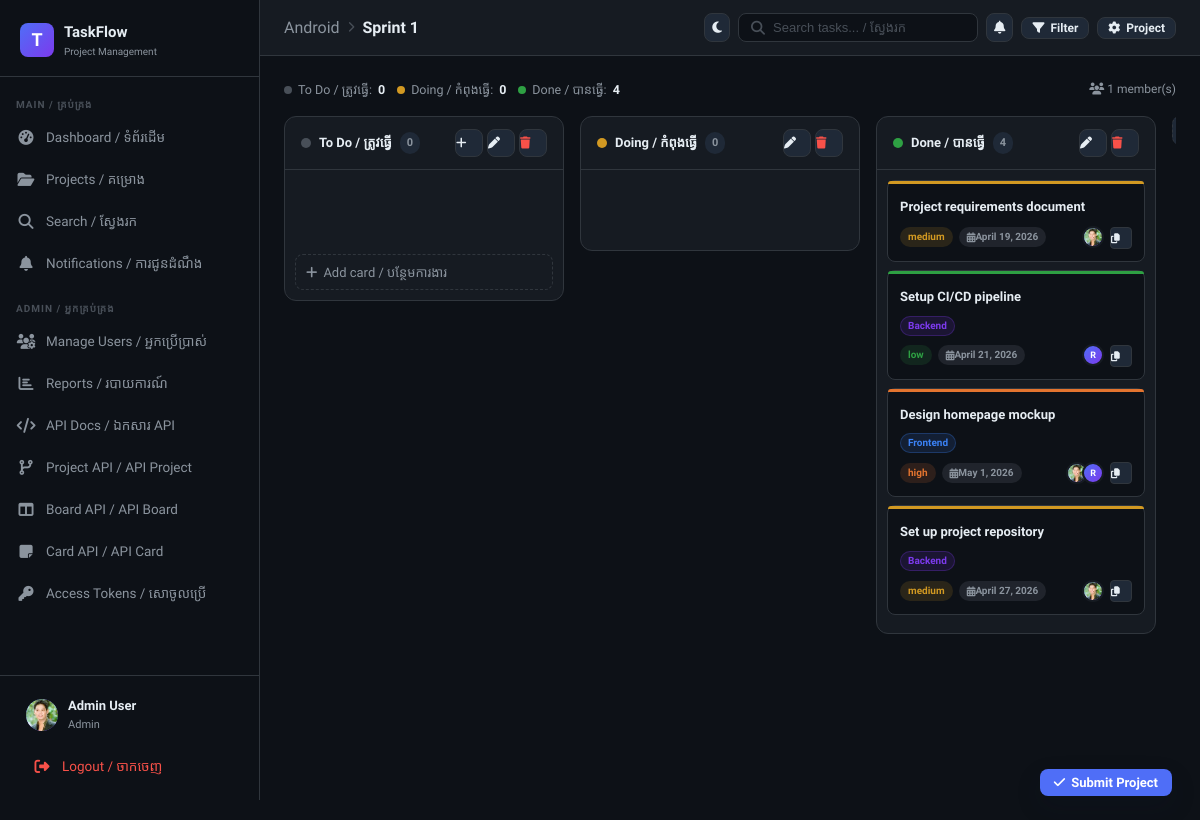
The app's page /projects/1/boards/1/ (signed in), older data.
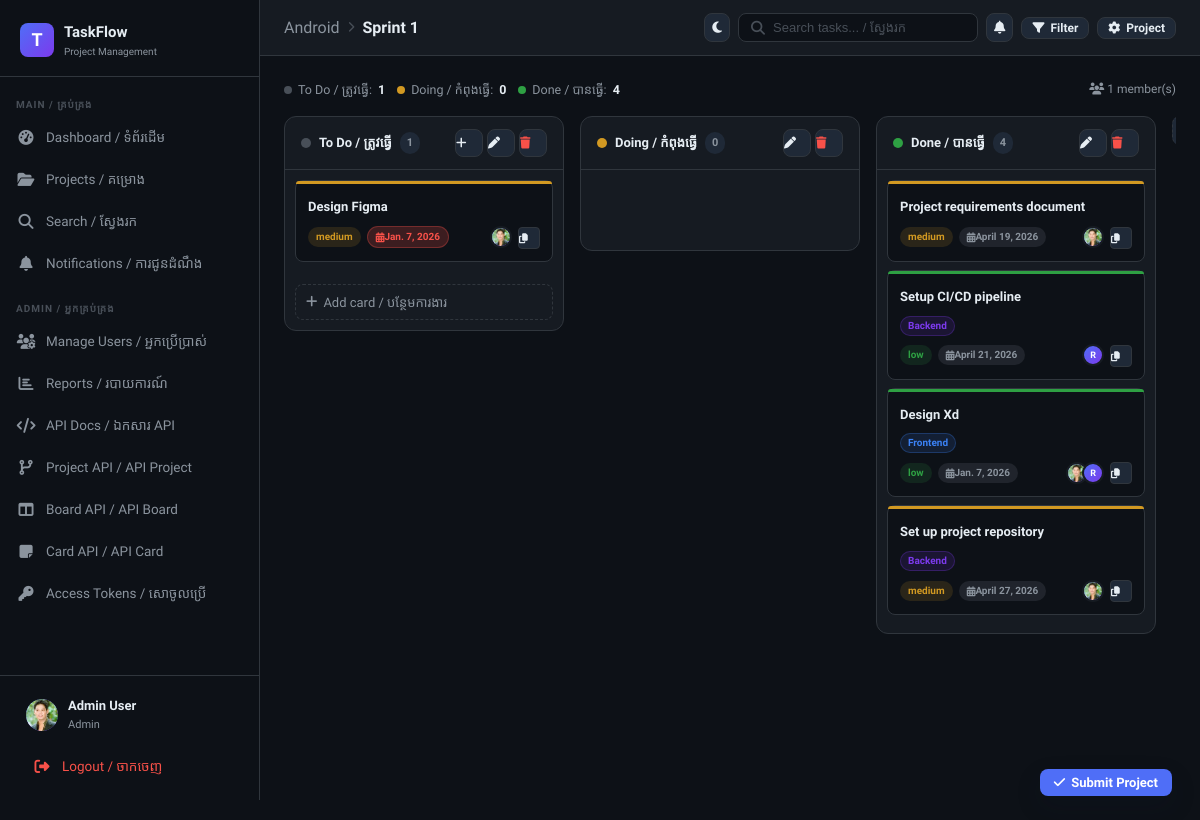
The same page, newer data.
### core/models.py (models this page shows, shortened)
class List(models.Model):
    board = models.ForeignKey(Board, on_delete=models.CASCADE, related_name="lists")
    title = models.CharField(max_length=100)
    position = models.IntegerField(default=0)
    created_at = models.DateTimeField(auto_now_add=True)
    class Meta:
        ordering = ["position"]

class Card(models.Model):
    PRIORITY_CHOICES = [
        ("low", "Low"),
        ("medium", "Medium"),
        ("high", "High"),
        ("critical", "Critical"),
    ]
    STATUS_CHOICES = [("todo", "To Do"), ("doing", "Doing"), ("done", "Done")]
    list = models.ForeignKey(List, on_delete=models.CASCADE, related_name="cards")
    created_by = models.ForeignKey(
        User, on_delete=models.CASCADE, related_name="created_cards"
    )
    title = models.CharField(max_length=200)
    description = models.TextField(blank=True)
    priority = models.CharField(
        max_length=10, choices=PRIORITY_CHOICES, default="medium"
    )
    status = models.CharField(max_length=10, choices=STATUS_CHOICES, default="todo")
    deadline = models.DateField(null=True, blank=True)
    position = models.IntegerField(default=0)
    labels = models.ManyToManyField(Label, blank=True, related_name="cards")
    assignees = models.ManyToManyField(
        User, blank=True, related_name="assigned_cards", through="CardAssignment"
    )
    created_at = models.DateTimeField(auto_now_add=True)
    updated_at = models.DateTimeField(auto_now=True)
    class Meta:
        ordering = ["position"]
    @property
    def is_overdue(self):
        if self.deadline and self.status != "done":
            return self.deadline < timezone.now().date()
        return False

class User(AbstractUser):
    ROLE_CHOICES = [("admin", "Admin"), ("member", "Member")]
    role = models.CharField(max_length=10, choices=ROLE_CHOICES, default="member")
    avatar = models.ImageField(upload_to="avatars/", blank=True, null=True)
    is_active = models.BooleanField(default=True)
    @property
    def is_admin(self):
        return self.role == "admin"

class Label(models.Model):
    project = models.ForeignKey(
        Project, on_delete=models.CASCADE, related_name="labels"
    )
    name = models.CharField(max_length=50)
    color = models.CharField(max_length=20, default="#3b82f6")

### core/views.py (the view)
# urls.py: path('projects/<int:project_id>/boards/<int:board_id>/', views.board_view, name='board'),
@login_required
def board_view(request, project_id, board_id):
    project = get_object_or_404(Project, id=project_id)
    board = get_object_or_404(Board, id=board_id, project=project)
    if not can_access_project(request.user, project):
        return redirect("projects")
    can_lead = is_project_leader(request.user, project)
    visible_cards = Card.objects.prefetch_related("assignees", "labels")
    if not can_lead:
        visible_cards = visible_cards.filter(Q(assignees=request.user) | Q(status="todo")).distinct()
    lists = list(
        board.lists.prefetch_related(
            Prefetch("cards", queryset=visible_cards, to_attr="visible_cards")
        ).all()
    )
    for lst in lists:
        lst.can_add_card = can_lead and list_status(lst) == "todo"
    members = ProjectMember.objects.filter(project=project).select_related("user")
    labels = project.labels.all()
    all_boards = project.boards.all()
    context = {
        "project": project,
        "board": board,
        "lists": lists,
        "members": members,
        "labels": labels,
        "all_boards": all_boards,
        "can_lead": can_lead,
        "unread_count": request.user.notifications.filter(is_read=False).count(),
    }
    return render(request, "board/kanban.html", context)

### core/views.py (called while the page is built)
def is_project_leader(user, project):
    if not user.is_authenticated:
        return False
    return (
        user.is_admin
        or project.owner_id == user.id
        or ProjectMember.objects.filter(project=project, user=user, role="owner").exists()
    )

def can_access_project(user, project):
    if not user.is_authenticated:
        return False
    return (
        user.is_admin
        or project.owner_id == user.id
        or ProjectMember.objects.filter(project=project, user=user).exists()
    )

def list_status(lst):
    title = lst.title.lower()
    if title.startswith("doing"):
        return "doing"
    if title.startswith("done"):
        return "done"
    if title.startswith("to do") or title.startswith("todo"):
        return "todo"
    return None

### templates/board/kanban.html (shortened to what the changed rows need)
{% extends 'base.html' %}
{% block content %}
<div style="display:flex;align-items:center;gap:12px;margin-bottom:16px;flex-wrap:wrap">
  {% for l in lists %}
  <div style="display:flex;align-items:center;gap:6px;font-size:12.5px;color:var(--text-muted)">
    <span style="width:8px;height:8px;border-radius:50%;background:{% if 'Do' in l.title and 'ing' in l.title %}var(--yellow){% elif 'Done' in l.title %}var(--green){% else %}var(--text-faint){% endif %}"></span>
    {{ l.title }}: <strong style="color:var(--text-primary)">{{ l.visible_cards|length }}</strong>
  </div>
  {% endfor %}
  <div style="margin-left:auto;display:flex;gap:8px">
    <div style="font-size:12px;color:var(--text-muted)">
    </div>
  </div>
</div>
<div class="kanban-board" id="kanbanBoard">
  {% for list in lists %}
  <div class="kanban-col" data-list-id="{{ list.id }}">
    <div class="kanban-col-header">
      <div style="display:flex;align-items:center;gap:8px">
        <span style="width:10px;height:10px;border-radius:50%;background:{% if 'Doing' in list.title %}var(--yellow){% elif 'Done' in list.title %}var(--green){% else %}var(--text-faint){% endif %}"></span>
        <span class="kanban-col-title">{{ list.title }}</span>
        <span class="col-count">{{ list.visible_cards|length }}</span>
      </div>
      <div style="display:flex;align-items:center;gap:4px;">
        {% if list.can_add_card %}
        <button class="btn btn-icon btn-secondary" style="width:28px;height:28px;padding:0;font-size:12px" onclick="toggleAddCard({{ list.id }})">
          <i class="fa-solid fa-plus"></i>
        </button>
        {% endif %}
        {% if can_lead %}
        <button class="btn btn-icon btn-secondary" style="width:28px;height:28px;padding:0;font-size:12px" onclick="openListEditModal({{ list.id }}, '{{ list.title|escapejs }}')" title="Rename list">
          <i class="fa-solid fa-pen"></i>
        </button>
        <form method="post" action="{% url 'list_delete' list.id %}" style="display:inline" onsubmit="return confirm('Delete this list and all its cards?')">
          <button type="submit" class="btn btn-icon btn-secondary" style="width:28px;height:28px;padding:0;font-size:12px;color:var(--red,#ef4444)" title="Delete list">
            <i class="fa-solid fa-trash"></i>
          </button>
        </form>
        {% endif %}
      </div>
    </div>
    <div class="kanban-cards" id="cards-{{ list.id }}"{% if can_lead %} ondragover="dragOver(event)" ondrop="drop(event, {{ list.id }})"{% endif %}>
      {% for card in list.visible_cards %}
      <div class="kanban-card" id="card-{{ card.id }}"{% if can_lead %} draggable="true"
           ondragstart="dragStart(event, {{ card.id }})"
           ondragend="dragEnd(event)"{% endif %}
           onclick="window.location='{% url 'card_detail' card.id %}'">
        <div class="card-priority-bar {{ card.priority }}"></div>
        <div class="kanban-card-title">{{ card.title }}</div>
        {% if card.labels.all %}
        <div style="display:flex;flex-wrap:wrap;gap:4px;margin-bottom:6px">
          {% for label in card.labels.all %}
          <span style="background:{{ label.color }}22;border:1px solid {{ label.color }}44;color:{{ label.color }};padding:1px 7px;border-radius:10px;font-size:10px;font-weight:600">{{ label.name }}</span>
          {% endfor %}
        </div>
        {% endif %}
        <div class="card-meta">
          <span class="badge badge-{{ card.priority }}" style="font-size:10px">{{ card.priority }}</span>
          {% if card.deadline %}
          <span class="badge {% if card.is_overdue %}badge-overdue{% else %}badge-todo{% endif %}" style="font-size:10px">
            <i class="fa-solid fa-calendar-days"></i> {{ card.deadline }}
          </span>
          {% endif %}
          <div class="card-assignees">
            {% for assignee in card.assignees.all|slice:":3" %}
            <div class="card-assignee-avatar" title="{{ assignee.username }}">
              {% if assignee.avatar %}<img src="{{ assignee.avatar.url }}" style="width:100%;height:100%;object-fit:cover;border-radius:50%">
              {% else %}{{ assignee.username|first|upper }}{% endif %}
            </div>
            {% endfor %}
          </div>
          {% if can_lead %}
          <form method="post" action="{% url 'card_duplicate' card.id %}" style="display:inline" onclick="event.stopPropagation()">
            <button type="submit" class="btn btn-icon btn-secondary" style="width:22px;height:22px;padding:0;font-size:10px;border-radius:4px" title="Duplicate card" onclick="event.stopPropagation()">
              <i class="fa-solid fa-copy"></i>
            </button>
          </form>
          {% endif %}
        </div>
      </div>
      {% endfor %}
    </div>
    {% if list.can_add_card %}
    <button class="add-card-btn" onclick="toggleAddCard({{ list.id }})">
      <i class="fa-solid fa-plus"></i> Add card / បន្ថែមការងារ
    </button>
    {% endif %}
  </div>
  {% endfor %}
</div>
{% endblock %}

### templates/base.html (shortened to what the changed rows need)
{% load static %}
<!doctype html>
<html lang="km-en">
  <head>
    <link rel="stylesheet" href="{% static 'css/main.css' %}" />
    <link rel="stylesheet" href="https://cdnjs.cloudflare.com/ajax/libs/font-awesome/6.5.0/css/all.min.css" />
  </head>
  <body class="{% block body_class %}{% endblock %}">
    <aside class="sidebar" id="sidebar">
      <div class="sidebar-footer">
        <a href="{% url 'profile' %}" class="user-card">
          <div class="user-avatar">
            {% if user.avatar %}<img src="{{ user.avatar.url }}" alt="" />
            {% else %}{{ user.username|first|upper }}{% endif %}
          </div>
          <div class="user-info">
            <div class="user-name">{{ user.get_full_name|default:user.username }}</div>
            <div class="user-role">{{ user.role }}</div>
          </div>
        </a>
      </div>
    </aside>
    <div class="main-content">
      <div class="page-content">
        {% block content %}{% endblock %}
      </div>
    </div>
  </body>
</html>

Row changes from the older to the newer data that the page shows:
computed for List "To Do / ត្រូវធ្វើ": visible_cards|length "0" → "1"
added Card: title "Design Figma", priority "medium", deadline "Jan. 7, 2026", status "todo" (drawn), User (avatar (picture)), shown under List "To Do / ត្រូវធ្វើ"
changed Card: title "Design homepage mockup" → "Design Xd"; priority "high" → "low"; deadline "May 1, 2026" → "Jan. 7, 2026"
